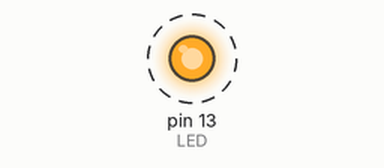
The sketch below on a simulated Arduino Uno, built with avr-gcc and run on an emulated ATmega328P. Shown: output pins drawn as LEDs (lit = HIGH). Dashed ring = blinking.

Above: at 0.12 s.
Timing chart, 0 to 3.0 s (numbered marks = the images above):
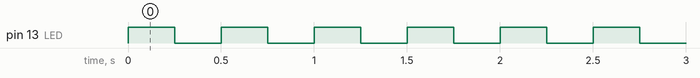

Measured:
- by itself, pin 13 (LED): alternates HIGH for 0.25 s and LOW for 0.25 s

The sketch:

blinky.ino
```cpp
/* blink.ino  28/07/2014  D.J.Whale */

#define LED       13
#define DELAY_ON  250
#define DELAY_OFF 250

void setup()
{
  pinMode(LED, OUTPUT);
}

void loop()
{
  digitalWrite(LED, HIGH);
  delay(DELAY_ON);
  digitalWrite(LED, LOW);
  delay(DELAY_OFF);
}

/* END OF FILE */
```
